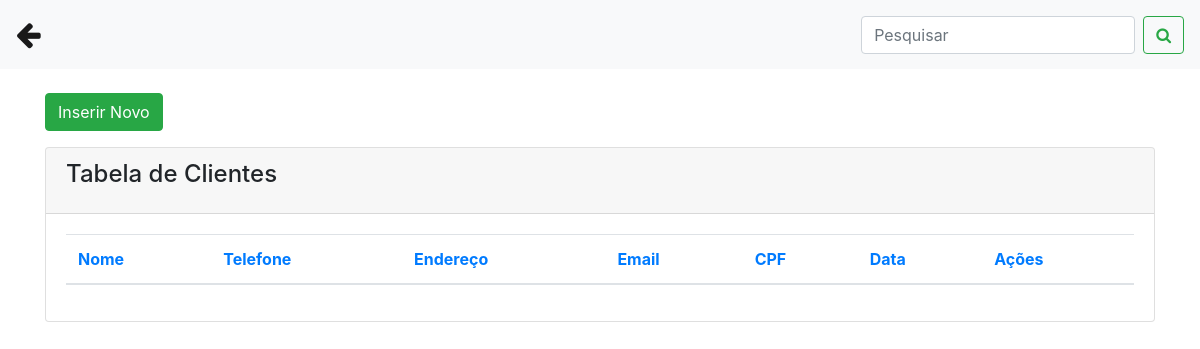
The app's page /clientes.php, older data.
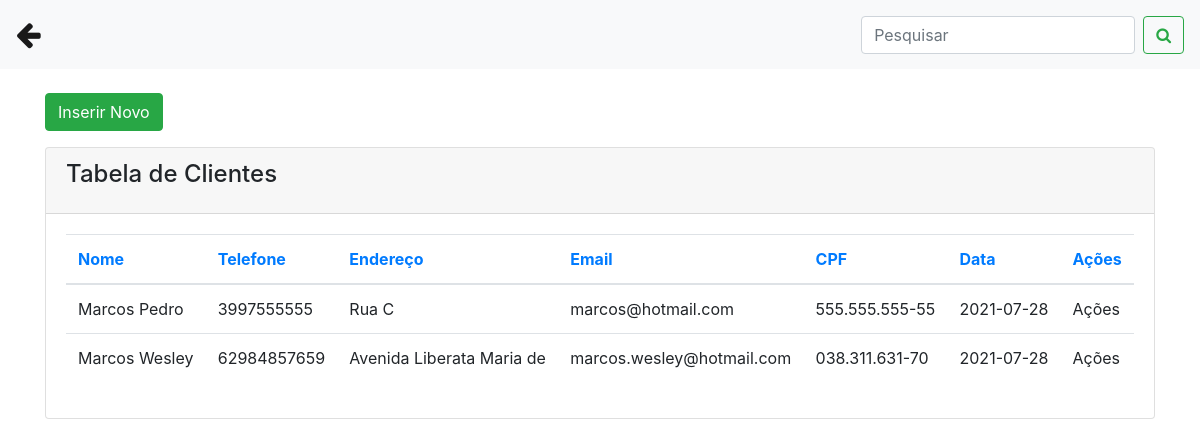
The same page, newer data.
### tables this page shows
CREATE TABLE `clientes` (
  `id` int(11) NOT NULL,
  `nome` varchar(20) NOT NULL,
  `telefone` varchar(15) NOT NULL,
  `endereco` varchar(25) NOT NULL,
  `email` varchar(25) NOT NULL,
  `cpf` varchar(20) NOT NULL,
  `data` date NOT NULL
);

### clientes.php (the view, shortened to what this page needs)
<?php
require_once('conexao.php');
?>
<!DOCTYPE html>
<html>
<head>
 <link rel="stylesheet" href="https://stackpath.bootstrapcdn.com/bootstrap/4.1.3/css/bootstrap.min.css">
<link rel="stylesheet" href="https://cdnjs.cloudflare.com/ajax/libs/font-awesome/4.7.0/css/font-awesome.min.css">
</head>
<body>
  <nav class="navbar navbar-expand-lg navbar-light bg-light">
  <a class="navbar-brand" href="#"><big><big><i class="fa fa-arrow-left"></i></big></big></a>
  <div class="collapse navbar-collapse" id="conteudoNavbarSuportado">
    <form class="form-inline my-2 my-lg-0">
      <input class="form-control mr-sm-2" type="search" placeholder="Pesquisar" aria-label="Pesquisar">
      <button class="btn btn-outline-success my-2 my-sm-0" type="submit"><i class="fa fa-search"></i></button>
    </form>
  </div>
</nav>
<div class="container">
      <br>
         <div class="row">
           <div class="col-sm-12">
            <button type="button" class="btn btn-success mb-3" data-toggle="modal" data-target="#modalExemplo">Inserir Novo </button>
           </div>
        </div>
          <div class="content">
            <div class="row">
              <div class="col-md-12">
                <div class="card">
                  <div class="card-header">
                    <h4 class="card-title"> Tabela de Clientes</h4>
                  </div>
                  <div class="card-body">
                    <div class="table-responsive">
                    <?php
                        $query = "SELECT * FROM clientes order by nome asc";
                        $result = mysqli_query($conexao, $query);
                        $row = mysqli_num_rows($result);
                        if($row == '') {
                            echo "<h3>Não existem clientes cadastrados!</3>";
                        }else {
                    ?>
                    <table class="table">
                        <thead class=" text-primary">
                          <th>
                            Nome
                          </th>
                          <th>
                            Telefone
                          </th>
                          <th>
                            Endereço
                          </th>
                           <th>
                            Email
                          </th>
                            <th>
                            CPF
                          </th>
                          <th>
                            Data
                          </th>
                          <th>
                            Ações
                          </th>
                        </thead>
                        <tbody>
                        <?php
                            while($res_1 = mysqli_fetch_array($result)){
                                $nome = $res_1["nome"];
                                $telefone = $res_1["telefone"];
                                $endereco = $res_1["endereco"];
                                $email = $res_1["email"];
                                $cpf = $res_1["cpf"];
                                $data = $res_1["data"];
                        ?>
                        <tr>
                            <td><?php echo $nome; ?></td>
                            <td><?php echo $telefone; ?></td>
                            <td><?php echo $endereco; ?></td>
                            <td><?php echo $email; ?></td>
                            <td><?php echo $cpf; ?></td>
                            <td><?php echo $data; ?></td>
                            <td>Ações</td>
                        </tr>
                        <?php  } ?>
                        </tbody>
                      </table>
                      <?php  } ?>
                    </div>
                  </div>
                </div>
              </div>
</div>
</body>
</html>

Row changes from the older to the newer data that the page shows:
added clientes: nome "Marcos Pedro", telefone "3997555555", endereco "Rua C", email "marcos@hotmail.com", cpf "555.555.555-55", data "2021-07-28"
added clientes: nome "Marcos Wesley", telefone "62984857659", endereco "Avenida Liberata Maria de", email "marcos.wesley@hotmail.com", cpf "038.311.631-70", data "2021-07-28"
